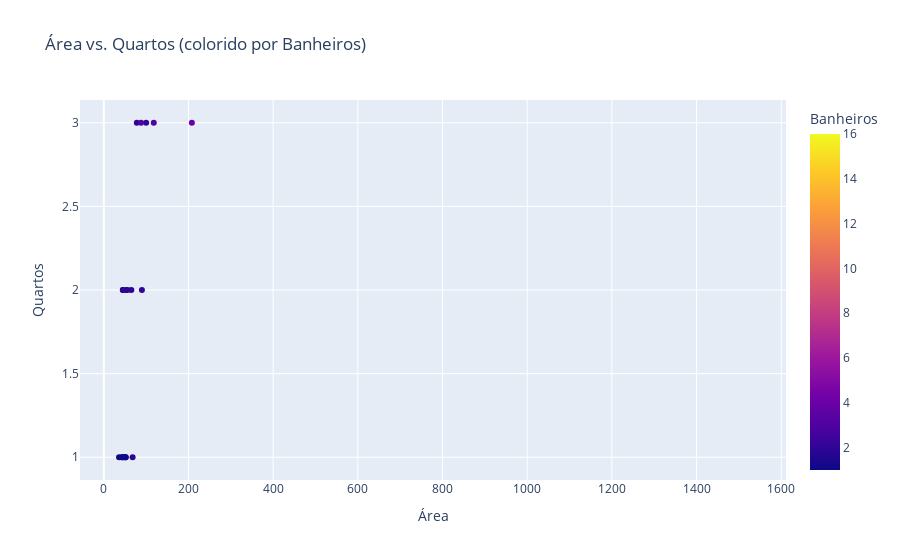

The notebook cell this image was saved under:
### Code cell
#Área vs. Número de Quartos

fig = px.scatter(df, x='Área', y='Quartos', color='Banheiros',
                 title='Área vs. Quartos (colorido por Banheiros)',
                 hover_data=['Descrição', 'Link'])
fig.show()

### Figure 1 — Plotly figure (JSON) as saved in the notebook; plotly's stock layout.template omitted (floating-point values rounded to 4 significant figures)
{"data": [{"customdata": [["Casa para alugar com 100 m², 3 quartos, 2 banheiros, 2 vagas em\nVila São Geraldo, São Paulo\nRua Norberto Esteves\nTamanho do imóvel\n100 m²\nQuantidade de quartos\n3\nQuantidade de banheiros\n2\nQuantidade de vagas de garagem\n2\nR$ 2.000/mês\nIPTU R$ 103\nPreço abaixo do mercado\nWhatsApp\nContatar", "https://www.vivareal.com.br/imovel/casa-3-quartos-vila-sao-geraldo-sao-paulo-com-garagem-100m2-aluguel-RS2000-id-2836139166/?source=ranking%2Crp"], ["Apartamento para alugar com 65 m², 2 quartos, 2 banheiros, 1 vaga em\nVila Santa Catarina, São Paulo\nRua Doutor Djalma Pinheiro Franco\nTamanho do imóvel\n65 m²\nQuantidade de quartos\n2\nQuantidade de banheiros\n2\nQuantidade de vagas de garagem\n1\nR$ 4.231/mês\nCond. R$ 747 • IPTU R$ 172\nWhatsApp\nContatar", "https://www.vivareal.com.br/imovel/apartamento-2-quartos-vila-santa-catarina-sao-paulo-com-garagem-65m2-aluguel-RS4231-id-2836144218/?source=ranking%2Crp"], ["Casa para alugar com 90 m², 2 quartos, 2 banheiros, 1 vaga em\nVila Ivg, São Paulo\nRua São José das Espinharas\nTamanho do imóvel\n90 m²\nQuantidade de quartos\n2\nQuantidade de banheiros\n2\nQuantidade de vagas de garagem\n1\nR$ 2.500/mês\nIPTU R$ 200\nWhatsApp\nContatar", "https://www.vivareal.com.br/imovel/casa-2-quartos-vila-ivg-sao-paulo-com-garagem-90m2-aluguel-RS2500-id-2835508736/?source=ranking%2Crp"], ["Apartamento para alugar com 45 m², 2 quartos, 1 banheiro em\nVila Esperança, São Paulo\nRua Montes Aureos\nTamanho do imóvel\n45 m²\nQuantidade de quartos\n2\nQuantidade de banheiros\n1\nR$ 1.400/mês\nCond. R$ 216\nWhatsApp\nContatar", "https://www.vivareal.com.br/imovel/apartamento-2-quartos-vila-esperanca-sao-paulo-45m2-aluguel-RS1400-id-2835901225/?source=ranking%2Crp"], ["Imóvel comercial para alugar com 208 m², 3 quartos, 4 banheiros, 3 vagas em\nVila Cordeiro, São Paulo\nRua Oscar Gomes Cardim\nTamanho do imóvel\n208 m²\nQuantidade de quartos\n3\nQuantidade de banheiros\n4\nQuantidade de vagas de garagem\n3\nR$ 7.000/mês\nIPTU R$ 372\nContatar", "https://www.vivareal.com.br/imovel/imovel-comercial-3-quartos-vila-cordeiro-sao-paulo-com-garagem-208m2-aluguel-RS7000-id-2832596671/?source=ranking%2Crp"], ["Destaque\nSala/Conjunto para alugar com 1519 m², 16 banheiros, 45 vagas em\nItaim Bibi, São Paulo\nAvenida Brigadeiro Faria Lima\nTamanho do imóvel\n1519 m²\nQuantidade de banheiros\n16\nQuantidade de vagas de garagem\n45\nR$ 132.003/mês\nCond. R$ 35.000 • IPTU R$ 25.002\nWhatsApp\nContatar", "https://www.vivareal.com.br/imovel/sala-comercial-itaim-bibi-sao-paulo-com-garagem-1519m2-aluguel-RS132003-id-2816930862/?source=ranking%2Crp"], ["Apartamento para alugar com 36 m², 1 quarto, 1 banheiro em\nVila Clara, São Paulo\nAvenida Fulfaro\nTamanho do imóvel\n36 m²\nQuantidade de quartos\n1\nQuantidade de banheiros\n1\nR$ 1.200/mês\nCond. R$ 60\nWhatsApp\nContatar", "https://www.vivareal.com.br/imovel/apartamento-1-quartos-vila-clara-sao-paulo-36m2-aluguel-RS1200-id-2835552014/?source=ranking%2Crp"], ["Flat para alugar com 53 m², 2 quartos, 1 banheiro, 1 vaga em\nVila Olímpia, São Paulo\nRua Alvorada\nTamanho do imóvel\n53 m²\nQuantidade de quartos\n2\nQuantidade de banheiros\n1\nQuantidade de vagas de garagem\n1\nR$ 4.340/mês\nCond. R$ 1.160 • IPTU R$ 500\nWhatsApp\nContatar", "https://www.vivareal.com.br/imovel/flat-2-quartos-vila-olimpia-sao-paulo-com-garagem-53m2-aluguel-RS4340-id-2836130453/?source=ranking%2Crp"], ["Flat para alugar com 45 m², 1 quarto, 1 banheiro, 1 vaga em\nVila Olímpia, São Paulo\nRua Doutor Fadlo Haidar\nTamanho do imóvel\n45 m²\nQuantidade de quartos\n1\nQuantidade de banheiros\n1\nQuantidade de vagas de garagem\n1\nR$ 3.680/mês\nCond. R$ 870 • IPTU R$ 150\nWhatsApp\nContatar", "https://www.vivareal.com.br/imovel/flat-1-quartos-vila-olimpia-sao-paulo-com-garagem-45m2-aluguel-RS3680-id-2836127939/?source=ranking%2Crp"], ["Apartamento para alugar com 78 m², 3 quartos, 2 banheiros, 2 vagas em\nSaúde, São Paulo\nRua Itapiru\nTamanho do imóvel\n78 m²\nQuantidade de quartos\n3\nQuantidade de banheiros\n2\nQuantidade de vagas de garagem\n2\nR$ 4.500/mês\nCond. R$ 1.175 • IPTU R$ 402\nWhatsApp\nContatar", "https://www.vivareal.com.br/imovel/apartamento-3-quartos-saude-sao-paulo-com-garagem-78m2-aluguel-RS4500-id-2835882009/?source=ranking%2Crp"], ["Apartamento para alugar com 51 m², 1 quarto, 1 banheiro em\nVila Mariana, São Paulo\nRua Eça de Queiróz\nTamanho do imóvel\n51 m²\nQuantidade de quartos\n1\nQuantidade de banheiros\n1\nR$ 2.600/mês\nCond. R$ 610\nContatar", "https://www.vivareal.com.br/imovel/apartamento-1-quartos-vila-mariana-sao-paulo-51m2-aluguel-RS2600-id-2834812421/?source=ranking%2Crp"], ["Casa para alugar com 50 m², 1 quarto, 1 banheiro em\nVila Nova Galvão, São Paulo\nRua Gabriel Ribeiro\nTamanho do imóvel\n50 m²\nQuantidade de quartos\n1\nQuantidade de banheiros\n1\nR$ 850/mês\nIPTU R$ 50\nWhatsApp\nContatar", "https://www.vivareal.com.br/imovel/casa-1-quartos-vila-nova-galvao-sao-paulo-50m2-aluguel-RS850-id-2835794842/?source=ranking%2Crp"], ["Sala/Conjunto para alugar com 135 m², 3 banheiros, 2 vagas em\nVila São Francisco (Zona Sul), São Paulo\nAvenida Doutor Chucri Zaidan\nTamanho do imóvel\n135 m²\nQuantidade de banheiros\n3\nQuantidade de vagas de garagem\n2\nR$ 15.000/mês\nCond. R$ 2.200 • IPTU R$ 800\nWhatsApp\nContatar", "https://www.vivareal.com.br/imovel/sala-comercial-vila-sao-francisco-zona-sul-sao-paulo-com-garagem-135m2-aluguel-RS15000-id-2833348472/?source=ranking%2Crp"], ["Apartamento para alugar com 56 m², 2 quartos, 2 banheiros, 1 vaga em\nVila Pompéia, São Paulo\nRua Barão do Bananal\nTamanho do imóvel\n56 m²\nQuantidade de quartos\n2\nQuantidade de banheiros\n2\nQuantidade de vagas de garagem\n1\nR$ 6.700/mês\nCond. R$ 1.300 • IPTU R$ 336\nWhatsApp\nContatar", "https://www.vivareal.com.br/imovel/apartamento-2-quartos-vila-pompeia-sao-paulo-com-garagem-56m2-aluguel-RS6700-id-2835147424/?source=ranking%2Crp"], ["Apartamento para alugar com 68 m², 1 quarto, 2 banheiros, 2 vagas em\nBrooklin Paulista, São Paulo\nRua Castilho\nTamanho do imóvel\n68 m²\nQuantidade de quartos\n1\nQuantidade de banheiros\n2\nQuantidade de vagas de garagem\n2\nR$ 6.500/mês\nCond. R$ 1.095 • IPTU R$ 225\nWhatsApp\nContatar", "https://www.vivareal.com.br/imovel/apartamento-1-quartos-brooklin-paulista-sao-paulo-com-garagem-68m2-aluguel-RS6500-id-2833052443/?source=ranking%2Crp"], ["Apartamento para alugar com 88 m², 3 quartos, 3 banheiros, 2 vagas em\nVila Leopoldina, São Paulo\nRua Carlos Weber\nTamanho do imóvel\n88 m²\nQuantidade de quartos\n3\nQuantidade de banheiros\n3\nQuantidade de vagas de garagem\n2\nR$ 5.500/mês\nCond. R$ 865 • IPTU R$ 391\nWhatsApp\nContatar", "https://www.vivareal.com.br/imovel/apartamento-3-quartos-vila-leopoldina-sao-paulo-com-garagem-88m2-aluguel-RS5500-id-2835617338/?source=ranking%2Crp"], ["Flat para alugar com 45 m², 1 quarto, 1 banheiro, 1 vaga em\nVila Olímpia, São Paulo\nRua Doutor Fadlo Haidar\nTamanho do imóvel\n45 m²\nQuantidade de quartos\n1\nQuantidade de banheiros\n1\nQuantidade de vagas de garagem\n1\nR$ 3.700/mês\nCond. R$ 920 • IPTU R$ 380\nWhatsApp\nContatar", "https://www.vivareal.com.br/imovel/flat-1-quartos-vila-olimpia-sao-paulo-com-garagem-45m2-aluguel-RS3700-id-2836127942/?source=ranking%2Crp"], ["Sala/Conjunto para alugar com 48 m², 1 banheiro, 1 vaga em\nVila Cordeiro, São Paulo\nRua Álvaro Rodrigues\nTamanho do imóvel\n48 m²\nQuantidade de banheiros\n1\nQuantidade de vagas de garagem\n1\nR$ 4.000/mês\nCond. R$ 915 • IPTU R$ 410\nWhatsApp\nContatar", "https://www.vivareal.com.br/imovel/sala-comercial-vila-cordeiro-sao-paulo-com-garagem-48m2-aluguel-RS4000-id-2830322344/?source=ranking%2Crp"], ["Apartamento para alugar com 118 m², 3 quartos, 3 banheiros, 2 vagas em\nVila Olímpia, São Paulo\nRua do Rocio\nTamanho do imóvel\n118 m²\nQuantidade de quartos\n3\nQuantidade de banheiros\n3\nQuantidade de vagas de garagem\n2\nR$ 13.800/mês\nCond. R$ 1.297 • IPTU R$ 695\nWhatsApp\nContatar", "https://www.vivareal.com.br/imovel/apartamento-3-quartos-vila-olimpia-sao-paulo-com-garagem-118m2-aluguel-RS13800-id-2834577957/?source=ranking%2Crp"], ["Apartamento para alugar com 45 m², 2 quartos, 2 banheiros em\nBela Vista, São Paulo\nRua Manoel Dutra\nTamanho do imóvel\n45 m²\nQuantidade de quartos\n2\nQuantidade de banheiros\n2\nR$ 2.500/mês\nCond. R$ 50 • IPTU R$ 50\nContatar", "https://www.vivareal.com.br/imovel/apartamento-2-quartos-bela-vista-sao-paulo-45m2-aluguel-RS2500-id-2835094645/?source=ranking%2Crp"], ["Apartamento para alugar com 52 m², 1 quarto, 1 banheiro, 1 vaga em\nPinheiros, São Paulo\nRua Amália de Noronha\nTamanho do imóvel\n52 m²\nQuantidade de quartos\n1\nQuantidade de banheiros\n1\nQuantidade de vagas de garagem\n1\nR$ 6.000/mês\nCond. R$ 850 • IPTU R$ 280\nWhatsApp\nContatar", "https://www.vivareal.com.br/imovel/apartamento-1-quartos-pinheiros-sao-paulo-com-garagem-52m2-aluguel-RS6000-id-2835528748/?source=ranking%2Crp"], ["Apartamento para alugar com 42 m², 1 quarto, 1 banheiro, 1 vaga em\nBarra Funda, São Paulo\nRua Doutor Alfredo de Castro\nTamanho do imóvel\n42 m²\nQuantidade de quartos\n1\nQuantidade de banheiros\n1\nQuantidade de vagas de garagem\n1\nR$ 3.500/mês\nCond. R$ 620 • IPTU R$ 48\nWhatsApp\nContatar", "https://www.vivareal.com.br/imovel/apartamento-1-quartos-barra-funda-sao-paulo-com-garagem-42m2-aluguel-RS3500-id-2836134437/?source=ranking%2Crp"], ["Ponto comercial/Loja/Box para alugar com 37 m², 1 banheiro, 1 vaga em\nSaúde, São Paulo\nAvenida do Cursino\nTamanho do imóvel\n37 m²\nQuantidade de banheiros\n1\nQuantidade de vagas de garagem\n1\nR$ 2.350/mês\nIPTU R$ 456\nWhatsApp\nContatar", "https://www.vivareal.com.br/imovel/ponto-comercial-saude-sao-paulo-com-garagem-37m2-aluguel-RS2350-id-2836135194/?source=ranking%2Crp"], ["Vila São Geraldo, São Paulo\nRua Norberto Esteves\n100 m²\n3\n2\n2\nAluguel de R$ 2.000/mês\nIPTU R$ 103\nPreço abaixo do mercado\nMensagem\nTelefone", "https://www.vivareal.com.br/imovel/casa-3-quartos-vila-sao-geraldo-sao-paulo-com-garagem-100m2-aluguel-RS2000-id-2836139166/?source=showcase%2Crp"], ["Vila Santa Catarina, São Paulo\nRua Doutor Djalma Pinheiro Franco\n65 m²\n2\n2\n1\nAluguel de R$ 4.231/mês\nCond. R$ 747 • IPTU R$ 172\nMensagem\nTelefone", "https://www.vivareal.com.br/imovel/apartamento-2-quartos-vila-santa-catarina-sao-paulo-com-garagem-65m2-aluguel-RS4231-id-2836144218/?source=showcase%2Crp"], ["Vila Ivg, São Paulo\nRua São José das Espinharas\n90 m²\n2\n2\n1\nAluguel de R$ 2.500/mês\nIPTU R$ 200\nMensagem\nTelefone", "https://www.vivareal.com.br/imovel/casa-2-quartos-vila-ivg-sao-paulo-com-garagem-90m2-aluguel-RS2500-id-2835508736/?source=showcase%2Crp"], ["Vila Esperança, São Paulo\nRua Montes Aureos\n45 m²\nAluguel de R$ 1.400\nCond. R$ 216\nMensagem", "https://www.vivareal.com.br/imovel/apartamento-2-quartos-vila-esperanca-sao-paulo-45m2-aluguel-RS1400-id-2835901225/?source=showcase%2Crp"]], "hovertemplate": "Área=%{x}<br>Quartos=%{y}<br>Descrição=%{customdata[0]}<br>Link=%{customdata[1]}<br>Banheiros=%{marker.color}<extra></extra>", "legendgroup": "", "marker": {"color": [2.0, 2.0, 2.0, 1.0, 4.0, 16.0, 1.0, 1.0, 1.0, 2.0, 1.0, 1.0, 3.0, 2.0, 2.0, 3.0, 1.0, 1.0, 3.0, 2.0, 1.0, 1.0, 1.0, NaN, NaN, NaN, NaN], "coloraxis": "coloraxis", "symbol": "circle"}, "mode": "markers", "name": "", "orientation": "v", "showlegend": false, "type": "scatter", "x": [100.0, 65.0, 90.0, 45.0, 208.0, 1519.0, 36.0, 53.0, 45.0, 78.0, 51.0, 50.0, 135.0, 56.0, 68.0, 88.0, 45.0, 48.0, 118.0, 45.0, 52.0, 42.0, 37.0, 100.0, 65.0, 90.0, 45.0], "xaxis": "x", "y": [3.0, 2.0, 2.0, 2.0, 3.0, NaN, 1.0, 2.0, 1.0, 3.0, 1.0, 1.0, NaN, 2.0, 1.0, 3.0, 1.0, NaN, 3.0, 2.0, 1.0, 1.0, NaN, NaN, NaN, NaN, NaN], "yaxis": "y"}], "layout": {"coloraxis": {"colorbar": {"title": {"text": "Banheiros"}}, "colorscale": [[0, "#0d0887"], [0.1111, "#46039f"], [0.2222, "#7201a8"], [0.3333, "#9c179e"], [0.4444, "#bd3786"], [0.5556, "#d8576b"], [0.6667, "#ed7953"], [0.7778, "#fb9f3a"], [0.8889, "#fdca26"], [1, "#f0f921"]]}, "legend": {"tracegroupgap": 0}, "title": {"text": "Área vs. Quartos (colorido por Banheiros)"}, "xaxis": {"anchor": "y", "domain": [0, 1], "title": {"text": "Área"}}, "yaxis": {"anchor": "x", "domain": [0, 1], "title": {"text": "Quartos"}}}}
